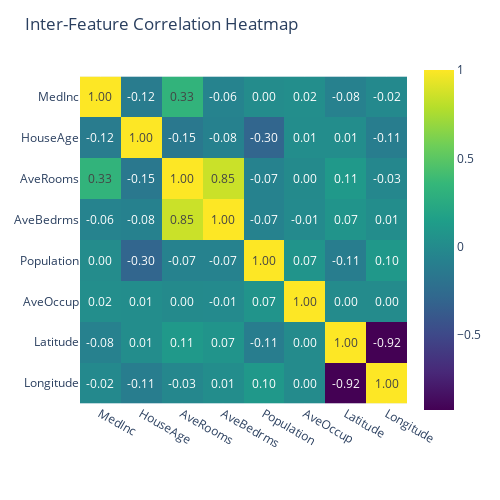

Here is the notebook cell this chart was saved with:
### Code cell
# Plot Heatmap using Plotly
import plotly.express as px
fig = px.imshow(correlation_f, color_continuous_scale='Viridis', text_auto="0.2f")
# Title
fig.update_layout(title='Inter-Feature Correlation Heatmap')
# Fig Size
fig.update_layout(width=500, height=500)
fig.show()

### Figure 1 — Plotly figure (JSON) as saved in the notebook; plotly's stock layout.template omitted (floating-point values rounded to 4 significant figures)
{"data": [{"coloraxis": "coloraxis", "hovertemplate": "x: %{x}<br>y: %{y}<br>color: %{z}<extra></extra>", "name": "0", "texttemplate": "%{z:0.2f}", "type": "heatmap", "x": ["MedInc", "HouseAge", "AveRooms", "AveBedrms", "Population", "AveOccup", "Latitude", "Longitude"], "xaxis": "x", "y": ["MedInc", "HouseAge", "AveRooms", "AveBedrms", "Population", "AveOccup", "Latitude", "Longitude"], "yaxis": "y", "z": [[1, -0.119, 0.3269, -0.06204, 0.004834, 0.01877, -0.07981, -0.01518], [-0.119, 1, -0.1533, -0.07775, -0.2962, 0.01319, 0.01117, -0.1082], [0.3269, -0.1533, 1, 0.8476, -0.07221, -0.004852, 0.1064, -0.02754], [-0.06204, -0.07775, 0.8476, 1, -0.0662, -0.006181, 0.06972, 0.01334], [0.004834, -0.2962, -0.07221, -0.0662, 1, 0.06986, -0.1088, 0.09977], [0.01877, 0.01319, -0.004852, -0.006181, 0.06986, 1, 0.002366, 0.002476], [-0.07981, 0.01117, 0.1064, 0.06972, -0.1088, 0.002366, 1, -0.9247], [-0.01518, -0.1082, -0.02754, 0.01334, 0.09977, 0.002476, -0.9247, 1]]}], "layout": {"coloraxis": {"colorscale": [[0, "#440154"], [0.1111, "#482878"], [0.2222, "#3e4989"], [0.3333, "#31688e"], [0.4444, "#26828e"], [0.5556, "#1f9e89"], [0.6667, "#35b779"], [0.7778, "#6ece58"], [0.8889, "#b5de2b"], [1, "#fde725"]]}, "height": 500, "margin": {"t": 60}, "title": {"text": "Inter-Feature Correlation Heatmap"}, "width": 500, "xaxis": {"anchor": "y", "constrain": "domain", "domain": [0, 1], "scaleanchor": "y"}, "yaxis": {"anchor": "x", "autorange": "reversed", "constrain": "domain", "domain": [0, 1]}}}
